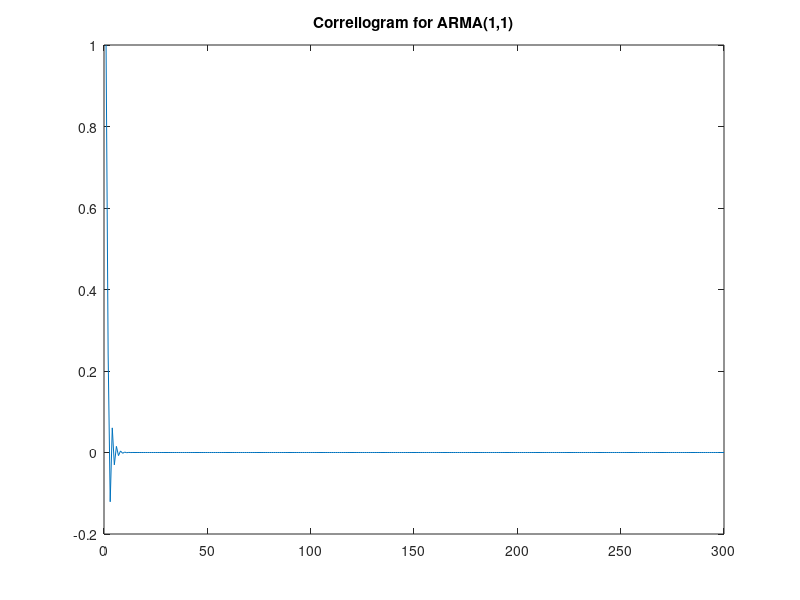

Here is the MATLAB script that generated this plot:
function ARMA11
n = 300;
phi = -0.5;
theta = 0.9;
sigma = 1;
for i = 1:n
x(i)=i
end
g = ((1+(theta*theta)+(2*phi*theta)*sigma))/(1-(phi*phi));
p(1) = 1;
p(2) = ((1+(theta*phi))*(theta+phi)*sigma)/(g*(1-(phi*phi)));
for j = 3:n
    p(j) = phi*p(j-1);
end
plot(x,p);
title('Correllogram for ARMA(1,1)');
end